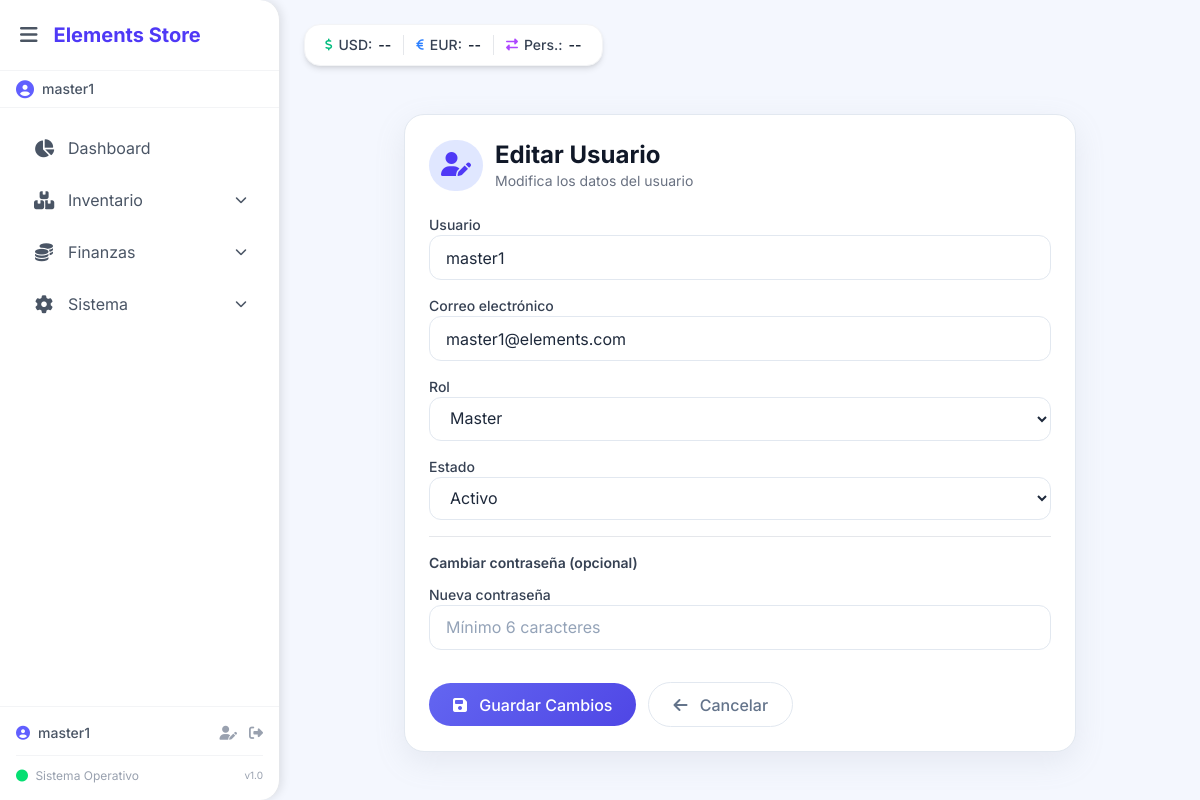
Page /admin/usuarios/editar/1 (signed in) on the committed database.
### models.py (models this page shows, shortened)
class Usuario(db.Model):
    __tablename__ = 'usuarios'
    id = db.Column(db.Integer, primary_key=True)
    username = db.Column(db.String(50), unique=True, nullable=False)
    email = db.Column(db.String(100), unique=True, nullable=False)
    password_hash = db.Column(db.String(200), nullable=False)
    rol = db.Column(db.String(20), default='Estándar')
    estado = db.Column(db.String(20), default='Activo')
    fecha_registro = db.Column(db.DateTime, default=now_venezuela)  # 🔥 MODIFICADO
    ultimo_login = db.Column(db.DateTime, nullable=True)

### routes.py (the view, shortened to what this page needs)
@main_bp.route('/admin/usuarios/editar/<int:user_id>', methods=['GET', 'POST'])
@master_required
def admin_usuario_editar(user_id):
    usuario = Usuario.query.get_or_404(user_id)
    if usuario.rol == 'Master' and usuario.id != session['user_id']:
        flash('No puedes editar a otro usuario Master.', 'warning')
        return redirect(url_for('main.admin_usuarios'))
    return render_template('admin_usuario_editar.html', usuario=usuario)

### routes.py (called while the page is built, shortened)
def obtener_db_path():
    if getattr(sys, 'frozen', False):
        base_dir = os.path.dirname(sys.executable)
    else:
        base_dir = os.path.dirname(os.path.abspath(__file__))
    data_dir = os.path.join(base_dir, 'data')
    os.makedirs(data_dir, exist_ok=True)
    return os.path.join(data_dir, 'database.db')

def crear_tabla_usuarios_si_no_existe():
    db_path = obtener_db_path()
    if not os.path.exists(db_path):
        return

def crear_usuarios_master_si_no_existen():
    db_path = obtener_db_path()
    if not os.path.exists(db_path):
        return

def asegurar_tabla_usuarios():
    try:
        crear_tabla_usuarios_si_no_existe()
        crear_usuarios_master_si_no_existen()
        return True
    except Exception as e:
        print(f"❌ Error en asegurar_tabla_usuarios: {e}")
        import traceback
        traceback.print_exc()
        return False

### templates/admin_usuario_editar.html (shortened to what this page needs)
{% extends "base.html" %}
{% block content %}
<div class="max-w-2xl mx-auto">
    <div class="card">
        <div class="flex items-center gap-3 mb-6">
            <div class="bg-indigo-100 dark:bg-indigo-900/30 p-3 rounded-full">
                <i class="fas fa-user-edit text-2xl text-indigo-600 dark:text-indigo-400"></i>
            </div>
            <div>
                <h2 class="text-2xl font-bold text-gray-900 dark:text-gray-100">Editar Usuario</h2>
                <p class="text-sm text-gray-500 dark:text-gray-400">Modifica los datos del usuario</p>
            </div>
        </div>
        <form method="POST" class="space-y-4">
            <div>
                <label class="block text-sm font-medium text-gray-700 dark:text-gray-300">Usuario</label>
                <input type="text" name="username" required class="input-field" value="{{ usuario.username }}">
            </div>
            <div>
                <label class="block text-sm font-medium text-gray-700 dark:text-gray-300">Correo electrónico</label>
                <input type="email" name="email" required class="input-field" value="{{ usuario.email }}">
            </div>
            <div>
                <label class="block text-sm font-medium text-gray-700 dark:text-gray-300">Rol</label>
                <select name="rol" class="input-field">
                    <option value="Master" {% if usuario.rol == 'Master' %}selected{% endif %}>Master</option>
                </select>
            </div>
            <div>
                <label class="block text-sm font-medium text-gray-700 dark:text-gray-300">Estado</label>
                <select name="estado" class="input-field">
                    <option value="Activo" {% if usuario.estado == 'Activo' %}selected{% endif %}>Activo</option>
                </select>
            </div>
            <div class="border-t border-gray-200 dark:border-gray-700 pt-4">
                <h3 class="text-sm font-semibold text-gray-700 dark:text-gray-300 mb-3">Cambiar contraseña (opcional)</h3>
                <div>
                    <label class="block text-sm font-medium text-gray-700 dark:text-gray-300">Nueva contraseña</label>
                    <input type="password" name="new_password" class="input-field" placeholder="Mínimo 6 caracteres">
                </div>
            </div>
            <div class="flex items-center gap-3 pt-4">
                <button type="submit" class="btn-primary">
                    <i class="fas fa-save mr-2"></i> Guardar Cambios
                </button>
                <a href="{{ url_for('main.admin_usuarios') }}" class="btn-secondary">
                    <i class="fas fa-arrow-left mr-2"></i> Cancelar
                </a>
            </div>
        </form>
    </div>
</div>
{% endblock %}

### templates/base.html (shortened to what this page needs)
<!DOCTYPE html>
<html lang="es">
<head>
    <script src="https://cdn.jsdelivr.net/npm/@tailwindcss/browser@4"></script>
    <link rel="stylesheet" href="https://cdnjs.cloudflare.com/ajax/libs/font-awesome/6.4.0/css/all.min.css">
    <link rel="stylesheet" href="{{ url_for('static', filename='css/style.css') }}">
</head>
<body class="bg-light-bg font-['Inter'] antialiased">
    <div class="flex h-screen overflow-hidden">
        <aside id="sidebar" class="bg-white shadow-xl flex flex-col">
            <div class="p-4 border-b border-gray-100 flex items-center justify-between">
                <div class="flex items-center space-x-3">
                    <button id="sidebar-toggle" aria-label="Toggle sidebar">
                        <i class="fas fa-bars"></i>
                    </button>
                    <div id="sidebar-title-container">
                        <h1 class="text-xl font-bold text-indigo-600 whitespace-nowrap">Elements Store</h1>
                    </div>
                </div>
            </div>
            {% if session.user_id %}
            <div class="px-4 py-2 border-b border-gray-100 flex items-center space-x-2 text-sm text-gray-600 sidebar-text sidebar-username">
                <i class="fas fa-user-circle text-indigo-500 text-lg"></i>
                <span class="font-medium truncate">{{ session.username }}</span>
            </div>
            {% endif %}
            <nav class="flex-1 p-4 space-y-1 overflow-y-auto">
                <a href="/dashboard" class="nav-link flex items-center px-4 py-3 rounded-2xl text-gray-600 hover:bg-indigo-50 hover:text-indigo-600 transition-all" data-modulo="dashboard">
                    <i class="fas fa-chart-pie w-6 text-center text-lg"></i>
                    <span class="ml-3 nav-text">Dashboard</span>
                </a>
                <div class="submenu-group">
                    <button class="submenu-toggle nav-link flex items-center justify-between w-full px-4 py-3 rounded-2xl text-gray-600 hover:bg-indigo-50 hover:text-indigo-600 transition-all">
                        <div class="flex items-center">
                            <i class="fas fa-boxes w-6 text-center text-lg"></i>
                            <span class="ml-3 nav-text">Inventario</span>
                        </div>
                        <i class="fas fa-chevron-down text-xs nav-text"></i>
                    </button>
                </div>
                <div class="submenu-group">
                    <button class="submenu-toggle nav-link flex items-center justify-between w-full px-4 py-3 rounded-2xl text-gray-600 hover:bg-indigo-50 hover:text-indigo-600 transition-all">
                        <div class="flex items-center">
                            <i class="fas fa-coins w-6 text-center text-lg"></i>
                            <span class="ml-3 nav-text">Finanzas</span>
                        </div>
                        <i class="fas fa-chevron-down text-xs nav-text"></i>
                    </button>
                </div>
                <div class="submenu-group">
                    <button class="submenu-toggle nav-link flex items-center justify-between w-full px-4 py-3 rounded-2xl text-gray-600 hover:bg-indigo-50 hover:text-indigo-600 transition-all">
                        <div class="flex items-center">
                            <i class="fas fa-cog w-6 text-center text-lg"></i>
                            <span class="ml-3 nav-text">Sistema</span>
                        </div>
                        <i class="fas fa-chevron-down text-xs nav-text"></i>
                    </button>
                </div>
            </nav>
            <div class="p-4 border-t border-gray-100 space-y-3">
                {% if session.user_id %}
                <div class="flex items-center justify-between text-sm text-gray-600 sidebar-text">
                    <div class="flex items-center space-x-2">
                        <i class="fas fa-user-circle text-indigo-500"></i>
                        <span class="font-medium truncate max-w-[100px] nav-text">{{ session.username }}</span>
                    </div>
                    <div class="flex items-center space-x-2 nav-text">
                        <a href="/profile" class="text-gray-400 hover:text-indigo-600 transition-colors" title="Mi Perfil">
                            <i class="fas fa-user-edit"></i>
                        </a>
                        <a href="/logout" class="text-gray-400 hover:text-red-500 transition-colors" title="Cerrar Sesión">
                            <i class="fas fa-sign-out-alt"></i>
                        </a>
                    </div>
                </div>
                <hr class="border-gray-100">
                {% endif %}
                <div class="text-xs text-gray-400 flex items-center justify-between sidebar-text">
                    <span><i class="fas fa-circle text-green-400 mr-1"></i> <span class="nav-text">Sistema Operativo</span></span>
                    <span class="text-[10px] opacity-50 nav-text">v1.0</span>
                </div>
            </div>
        </aside>
        <main id="main-content" class="bg-light-bg transition-colors duration-300">
            <div class="flex flex-wrap items-center justify-between gap-3 mb-6">
                <div class="flex flex-wrap items-center gap-3 text-sm bg-white px-5 py-2.5 rounded-2xl shadow-md border border-gray-100 transition-all duration-300 tasas-badge ml-auto md:ml-0">
                    <span class="flex items-center gap-1.5 text-gray-700">
                        <i class="fas fa-dollar-sign text-emerald-500 text-xs"></i>
                        <span class="font-medium">USD:</span>
                        <span id="tasa-usd-val" class="font-semibold text-gray-800">--</span>
                    </span>
                    <span class="flex items-center gap-1.5 text-gray-700">
                        <i class="fas fa-euro-sign text-blue-500 text-xs"></i>
                        <span class="font-medium">EUR:</span>
                        <span id="tasa-eur-val" class="font-semibold text-gray-800">--</span>
                    </span>
                    <span class="flex items-center gap-1.5 text-gray-700">
                        <i class="fas fa-exchange-alt text-purple-500 text-xs"></i>
                        <span class="font-medium">Pers.:</span>
                        <span id="tasa-pers-val" class="font-semibold text-gray-800">--</span>
                    </span>
                </div>
            </div>
            <div class="p-4 md:p-6">
                {% block content %}{% endblock %}
            </div>
        </main>
    </div>
</body>
</html>

### static/css/style.css (style rules this page uses)
:root { --bg-body: #F4F7FE; --bg-card: #FFFFFF; --bg-sidebar: #FFFFFF; --bg-input: #FFFFFF; --bg-hover: #EEF2FF; --text-primary: #1E293B; --text-secondary: #64748B; --text-muted: #94A3B8; --border-color: #E2E8F0; --shadow-color: rgba(149, 157, 165, 0.15); --shadow-dark: rgba(0, 0, 0, 0.05); --accent: #6366F1; --accent-hover: #4F46E5; --accent-light: #EEF2FF; }
* { box-sizing: border-box; }
body { background-color: var(--bg-body); font-family: 'Inter', sans-serif; color: var(--text-primary); transition: background-color 0.3s ease, color 0.3s ease; }
#sidebar-toggle { color: var(--text-secondary); transition: all 0.2s ease; }
.card { background: var(--bg-card); border-radius: 20px; box-shadow: 0px 10px 30px var(--shadow-color); padding: 1.5rem; transition: transform 0.2s ease, background-color 0.3s ease, box-shadow 0.3s ease; border: 1px solid var(--border-color); }
.btn-primary { background: linear-gradient(135deg, var(--accent), var(--accent-hover)); color: white; border: none; padding: 0.6rem 1.5rem; border-radius: 9999px; font-weight: 500; transition: all 0.2s ease; cursor: pointer; }
.btn-secondary { background: var(--bg-card); color: var(--text-secondary); border: 1px solid var(--border-color); padding: 0.6rem 1.5rem; border-radius: 9999px; font-weight: 500; transition: all 0.2s ease; cursor: pointer; }
.input-field { background-color: var(--bg-input); color: var(--text-primary); border: 1px solid var(--border-color); border-radius: 12px; padding: 0.6rem 1rem; width: 100%; transition: border-color 0.2s ease, background-color 0.3s ease; }
.input-field::placeholder { color: var(--text-muted); }
.transition-all { transition: all 0.3s ease-in-out; }

### templates/base.html (style rules this page uses)
.submenu-toggle { cursor: pointer; user-select: none; }
.submenu-toggle .fa-chevron-down { transition: transform 0.3s ease; }
#sidebar { transition: width 0.3s ease-in-out; width: 280px; flex-shrink: 0; background: white; box-shadow: 2px 0 10px rgba(0,0,0,0.1); display: flex; flex-direction: column; height: 100vh; overflow-y: auto; border-right: 1px solid #e5e7eb; border-radius: 0 20px 20px 0; }
#sidebar-toggle { font-size: 1.25rem; color: #4B5563; background: none; border: none; cursor: pointer; padding: 0.25rem; border-radius: 6px; transition: background 0.2s; }
#main-content { flex: 1; overflow-y: auto; padding: 1rem; transition: margin-left 0.3s ease; }
@media (min-width: 768px) { #main-content { padding: 1.5rem; } }
.tasas-badge { font-size: 0.875rem; }

### rows in the picture
Usuario: username "master1", email "master1@elements.com", rol "Master", estado "Activo"
